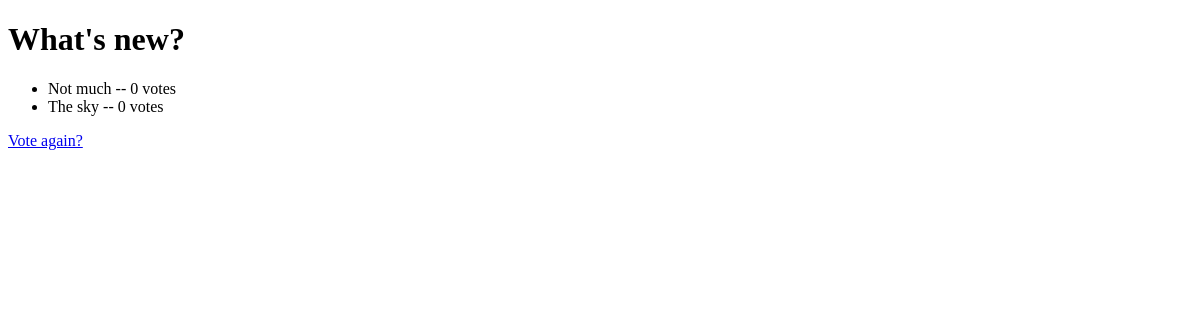
The app's page /polls/1/results/, older data.
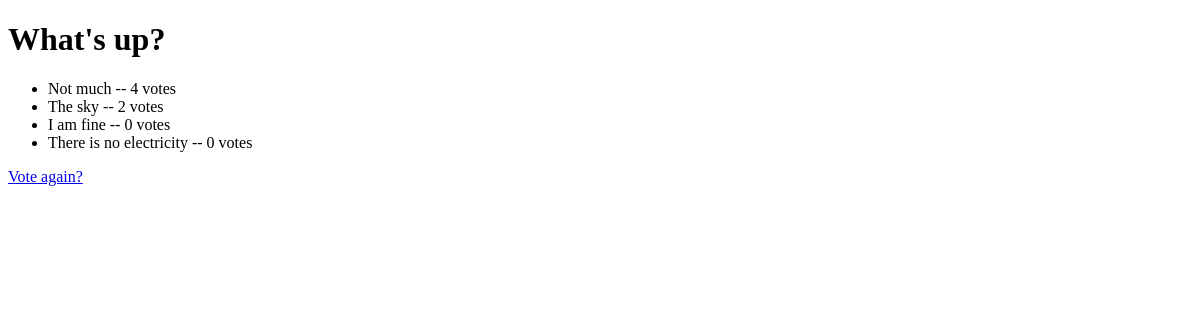
The same page, newer data.
### polls/models.py (models this page shows, shortened)
class Question(models.Model):
    question_text = models.CharField(max_length=200)
    pub_date = models.DateTimeField("date published")

class Choice(models.Model):
    question = models.ForeignKey(Question, on_delete=models.CASCADE)
    choice_text = models.CharField(max_length=200)
    votes = models.IntegerField(default=0)

### polls/views.py (the view)
# urls.py: path("<int:pk>/results/", views.ResultsView.as_view(), name="results"),
class ResultsView(generic.DetailView):
    model = Question
    template_name='polls/results.html'

### polls/templates/polls/results.html (shortened to what this page needs)
<!DOCTYPE html>
<html lang="en">
<head>
</head>
<body>
    <h1>{{ question.question_text }}</h1>
<ul>
{% for choice in question.choice_set.all %}
    <li>{{ choice.choice_text }} -- {{ choice.votes }} vote{{ choice.votes|pluralize }}</li>
{% endfor %}
</ul>
<a href="{% url 'polls:detail' question.id %}">Vote again?</a>
</body>
</html>

Row changes from the older to the newer data that the page shows:
changed Question: question_text "What's new?" → "What's up?"
changed Choice "Not much": votes "0" → "4"
changed Choice "The sky": votes "0" → "2"
added Choice: choice_text "I am fine", votes "0"
added Choice: choice_text "There is no electricity", votes "0"
